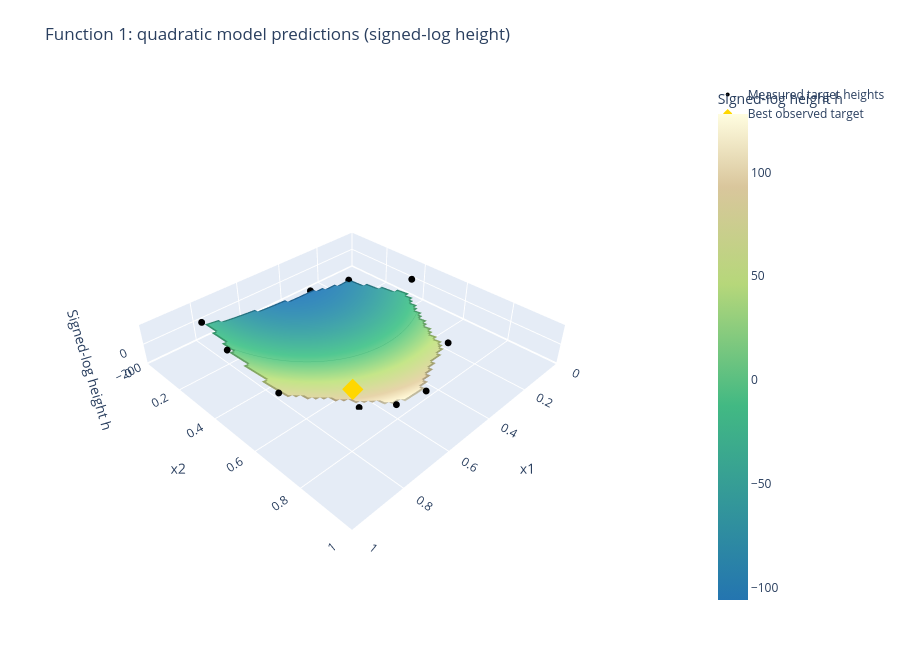

Write notebook code for a chart like this one.
### Markdown cell above
## 8. From curves to contour maps

A curve examined one path. A **contour** joins locations in the input square with the same fitted height.
Its number is a height `h`, not a raw output, observation rank or uncertainty.
Closer contours indicate a steeper change in the fitted mean. The colours fill the bands between levels.

The quadratic from the earlier exploration experiment and the local GP now predict on the same regular grid.
The panels share colour limits and contour levels. Coloured dots are observations on that same height scale;
colour differences between a dot and its background expose a fitting mismatch.
Blank regions are outside the sampled convex hull; interior gaps still have model uncertainty.
The right map shows a GP **mean**, not its uncertainty. Keep the validation table in view when interpreting either surface.

### Code cell
# Express the quadratic in the original input coordinates, undoing feature scaling.
quadratic = fitted["Quadratic ridge"]
feature_scaler = quadratic.named_steps["standardscaler"]
regression = quadratic.named_steps["ridge"]
coefficients = regression.coef_ / feature_scaler.scale_
intercept = regression.intercept_ - coefficients @ feature_scaler.mean_
terms = quadratic.named_steps["polynomialfeatures"].get_feature_names_out(input_columns)
print("Quadratic h = " + f"{intercept:.2f}" + "".join(
    f" {coefficient:+.2f}*{term}" for coefficient, term in zip(coefficients, terms)))

quadratic_grid = prediction_grid(fitted["Quadratic ridge"], inputs)
gp_grid = prediction_grid(local_gp, inputs, uncertainty=True)
display(plot_contour_comparison(inputs, [
    ("Quadratic ridge", quadratic_grid, height_y),
    ("Local GP mean", gp_grid, height_y),
], title="Function 1: two explanations of the same observed heights",
   save_to=figures / "fitted-output-contours.png"))
quadratic_terrain = fitted_terrain(quadratic_grid, inputs, height_y, raw_y,
    title="Function 1: quadratic model predictions (signed-log height)",
    save_to=figures / "fitted-output-terrain.html")
quadratic_terrain.show(config=PLOT_CONFIG)

### Figure 1 — Plotly figure (JSON) as saved in the notebook; plotly's stock layout.template omitted (floating-point values rounded to 4 significant figures; data arrays with more than 128 entries replaced by an {"elided": "..."} marker saying what was removed)
{"data": [{"colorbar": {"title": {"text": "Signed-log height h"}}, "colorscale": [[0, "#2475b0"], [0.4, "#42b983"], [0.65, "#b6d77a"], [0.85, "#d9c69c"], [1, "#fffde0"]], "connectgaps": false, "contours": {"z": {"show": true, "usecolormap": true}}, "hovertemplate": "x1=%{x:.3f}<br>x2=%{y:.3f}<br>Fitted Signed-log height h=%{z:.1f}<extra></extra>", "type": "surface", "x": [0.0, 0.01667, 0.03333, 0.05, 0.06667, 0.08333, 0.1, 0.1167, 0.1333, 0.15, 0.1667, 0.1833, 0.2, 0.2167, 0.2333, 0.25, 0.2667, 0.2833, 0.3, 0.3167, 0.3333, 0.35, 0.3667, 0.3833, 0.4, 0.4167, 0.4333, 0.45, 0.4667, 0.4833, 0.5, 0.5167, 0.5333, 0.55, 0.5667, 0.5833, 0.6, 0.6167, 0.6333, 0.65, 0.6667, 0.6833, 0.7, 0.7167, 0.7333, 0.75, 0.7667, 0.7833, 0.8, 0.8167, 0.8333, 0.85, 0.8667, 0.8833, 0.9, 0.9167, 0.9333, 0.95, 0.9667, 0.9833, 1.0], "y": [0.0, 0.01667, 0.03333, 0.05, 0.06667, 0.08333, 0.1, 0.1167, 0.1333, 0.15, 0.1667, 0.1833, 0.2, 0.2167, 0.2333, 0.25, 0.2667, 0.2833, 0.3, 0.3167, 0.3333, 0.35, 0.3667, 0.3833, 0.4, 0.4167, 0.4333, 0.45, 0.4667, 0.4833, 0.5, 0.5167, 0.5333, 0.55, 0.5667, 0.5833, 0.6, 0.6167, 0.6333, 0.65, 0.6667, 0.6833, 0.7, 0.7167, 0.7333, 0.75, 0.7667, 0.7833, 0.8, 0.8167, 0.8333, 0.85, 0.8667, 0.8833, 0.9, 0.9167, 0.9333, 0.95, 0.9667, 0.9833, 1.0], "z": {"elided": "61x61 float values"}}, {"customdata": [1.323e-79, 1.033e-46, 7.711e-16, 3.342e-124, -0.003606, -2.159e-54, -2.089e-91, 2.535e-40, 3.607e-81, 6.23e-48, -0.005509, -4.058e-109, 1.973e-200], "hovertemplate": "x1=%{x:.4f}<br>x2=%{y:.4f}<br>Original y=%{customdata:.3e}<br>Target=%{z:.1f}<extra></extra>", "marker": {"color": "black", "size": 4}, "mode": "markers", "name": "Measured target heights", "type": "scatter3d", "x": [0.3194, 0.5743, 0.731, 0.8404, 0.6501, 0.4104, 0.3127, 0.6834, 0.08251, 0.8839, 0.4684, 0.1531, 0.7819], "y": [0.763, 0.8799, 0.733, 0.2647, 0.6815, 0.1476, 0.07872, 0.8611, 0.4035, 0.5823, 0.4354, 0.134, 0.02561], "z": [121.1, 154.0, 184.9, 76.52, -197.6, -146.3, -109.3, 160.4, 119.6, 152.8, -197.7, -91.61, 0.4732]}, {"marker": {"color": "gold", "size": 7, "symbol": "diamond"}, "mode": "markers", "name": "Best observed target", "type": "scatter3d", "x": [0.731], "y": [0.733], "z": [184.9]}], "layout": {"height": 650, "margin": {"b": 40, "l": 10, "r": 60, "t": 80}, "scene": {"aspectmode": "manual", "aspectratio": {"x": 1, "y": 1, "z": 0.16}, "dragmode": "orbit", "xaxis": {"range": [0, 1], "title": {"text": "x1"}}, "yaxis": {"range": [0, 1], "title": {"text": "x2"}}, "zaxis": {"nticks": 3, "title": {"text": "Signed-log height h"}}}, "title": {"text": "Function 1: quadratic model predictions (signed-log height)"}}}
